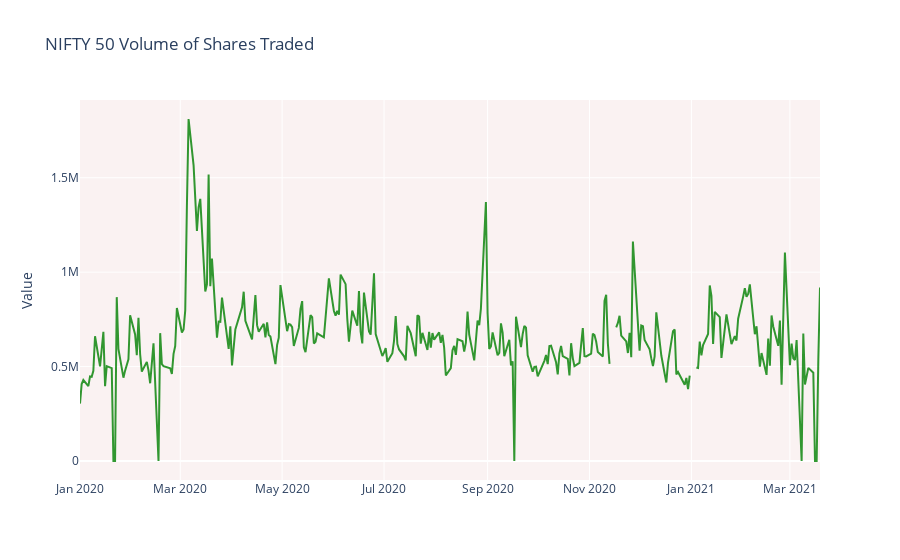

Here is the notebook cell this chart was saved with:
### Code cell
fig = go.Figure()
fig.add_trace(go.Scatter(
         x=nifty_50['Date'],
         y=nifty_50['Volume'],
         name='Shares Traded',
    line=dict(color='green'),
    opacity=0.8))
    
fig.update_layout(title_text='NIFTY 50 Volume of Shares Traded',plot_bgcolor='rgb(250, 242, 242)',yaxis_title='Value')

fig.show()

### Figure 1 — Plotly figure (JSON) as saved in the notebook; plotly's stock layout.template omitted (floating-point values rounded to 4 significant figures; data arrays with more than 128 entries replaced by an {"elided": "..."} marker saying what was removed)
{"data": [{"line": {"color": "green"}, "name": "Shares Traded", "opacity": 0.8, "type": "scatter", "x": {"elided": "305 str values"}, "y": {"elided": "305 int values"}}], "layout": {"plot_bgcolor": "rgb(250, 242, 242)", "title": {"text": "NIFTY 50 Volume of Shares Traded"}, "yaxis": {"title": {"text": "Value"}, "type": "linear", "range": [-100600.0, 1912000.0], "autorange": true}, "xaxis": {"type": "date", "range": ["2020-01-01", "2021-03-19"], "autorange": true}, "autosize": true}}
